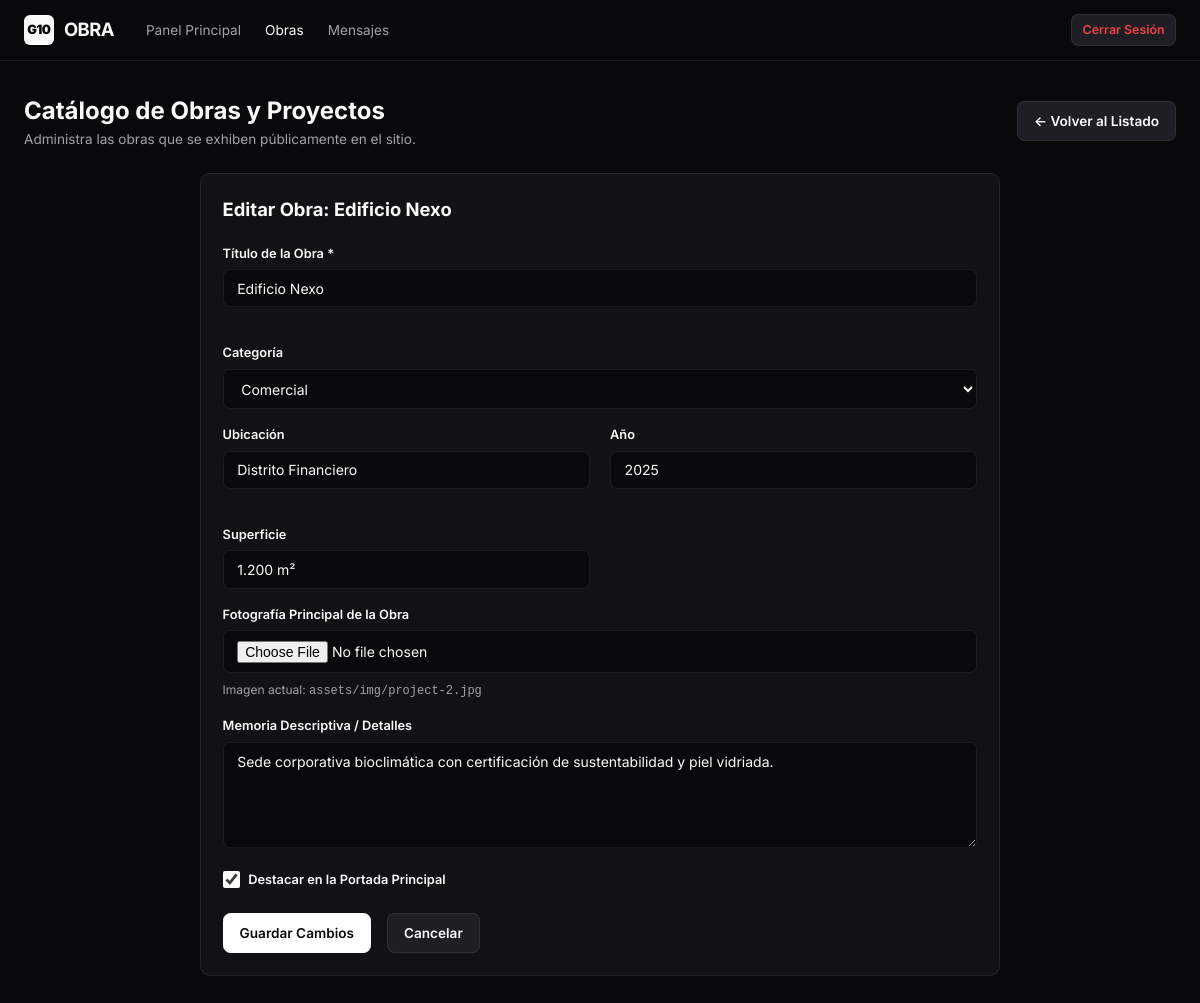
The page /admin/projects.php?action=edit&id=2 (signed in) on the database its author committed.
### tables this page shows
CREATE TABLE IF NOT EXISTS `projects` (
    `id` INT AUTO_INCREMENT PRIMARY KEY,
    `title` VARCHAR(255) NOT NULL,
    `slug` VARCHAR(255) NOT NULL UNIQUE,
    `category` VARCHAR(100) DEFAULT 'Residencial',
    `location` VARCHAR(200) NULL,
    `year` VARCHAR(10) NULL,
    `surface_area` VARCHAR(50) NULL,
    `description` TEXT NULL,
    `main_image` VARCHAR(255) NULL,
    `featured` TINYINT(1) DEFAULT 0,
    `status` ENUM('draft', 'published') DEFAULT 'published',
    `created_at` TIMESTAMP DEFAULT CURRENT_TIMESTAMP
);

### admin/projects.php (the view, shortened to what this page needs)
<?php
$db = Database::getConnection();
$action = $_GET['action'] ?? 'list';
$editProject = null;
if ($action === 'edit' && isset($_GET['id']) && $db) {
    $id = (int)$_GET['id'];
    $stmt = $db->prepare("SELECT * FROM projects WHERE id = ?");
    $stmt->execute([$id]);
    $editProject = $stmt->fetch();
}
if ($db) {
    try {
        $projects = $db->query("SELECT * FROM projects ORDER BY id DESC")->fetchAll();
    } catch (Exception $e) {}
}
?>
<!DOCTYPE html>
<html lang="es" class="dark">
<head>
    <link rel="stylesheet" href="../assets/css/style.css">
</head>
<body class="dark-theme">
    <header class="admin-nav">
        <div class="container admin-nav-inner">
            <div style="display: flex; align-items: center; gap: 2rem;">
                <a href="dashboard.php" class="brand">
                    <span class="brand-badge">G10</span>
                    <span>OBRA</span>
                </a>
                <ul class="admin-menu">
                    <li><a href="dashboard.php">Panel Principal</a></li>
                    <li><a href="projects.php" class="active">Obras</a></li>
                    <li><a href="messages.php">Mensajes</a></li>
                </ul>
            </div>
            <div>
                <a href="logout.php" class="btn btn-secondary btn-sm" style="color: #ef4444;">Cerrar Sesión</a>
            </div>
        </div>
    </header>
    <main class="container" style="padding-top: 2rem; padding-bottom: 3rem;">
        <div style="display: flex; justify-content: space-between; align-items: center; margin-bottom: 1.5rem;">
            <div>
                <h1 style="font-size: 1.5rem; font-weight: 700;">Catálogo de Obras y Proyectos</h1>
                <p style="font-size: 0.85rem; color: #a1a1aa;">Administra las obras que se exhiben públicamente en el sitio.</p>
            </div>
            <?php if ($action === 'list'): ?>
                <a href="projects.php?action=new" class="btn btn-primary">+ Nueva Obra</a>
            <?php else: ?>
                <a href="projects.php" class="btn btn-secondary">&larr; Volver al Listado</a>
            <?php endif; ?>
        </div>
        <?php if ($action === 'new' || $action === 'edit'): ?>
            <div class="card" style="max-width: 800px; margin: 0 auto;">
                <h2 style="font-size: 1.15rem; font-weight: 700; margin-bottom: 1.25rem;">
                    <?= $action === 'edit' ? 'Editar Obra: ' . htmlspecialchars($editProject['title']) : 'Registrar Nueva Obra' ?>
                </h2>
                <form method="POST" action="projects.php" enctype="multipart/form-data">
                    <div class="grid grid-cols-2">
                        <div class="form-group">
                            <label class="form-label">Título de la Obra *</label>
                            <input class="form-input" type="text" name="title" required value="<?= htmlspecialchars($editProject['title'] ?? '') ?>" placeholder="Ej: Residencia V&M">
                        </div>
                        <div class="form-group">
                            <label class="form-label">Categoría</label>
                            <select class="form-select" name="category">
                                <?php
                                $categories = ['Residencial', 'Comercial', 'Remodelación', 'Diseño de Interiores', 'Edificio'];
                                foreach ($categories as $cat) {
                                    $selected = ($editProject['category'] ?? '') === $cat ? 'selected' : '';
                                    echo "<option value='$cat' $selected>$cat</option>";
                                }
                                ?>
                            </select>
                        </div>
                    </div>
                    <div class="grid grid-cols-3">
                        <div class="form-group">
                            <label class="form-label">Ubicación</label>
                            <input class="form-input" type="text" name="location" value="<?= htmlspecialchars($editProject['location'] ?? '') ?>" placeholder="Ej: San Isidro, Bs As">
                        </div>
                        <div class="form-group">
                            <label class="form-label">Año</label>
                            <input class="form-input" type="text" name="year" value="<?= htmlspecialchars($editProject['year'] ?? date('Y')) ?>" placeholder="2026">
                        </div>
                        <div class="form-group">
                            <label class="form-label">Superficie</label>
                            <input class="form-input" type="text" name="surface_area" value="<?= htmlspecialchars($editProject['surface_area'] ?? '') ?>" placeholder="Ej: 350 m²">
                        </div>
                    </div>
                    <div class="form-group">
                        <label class="form-label">Fotografía Principal de la Obra</label>
                        <input class="form-input" type="file" name="image" accept="image/*">
                        <?php if (!empty($editProject['main_image'])): ?>
                            <div style="margin-top: 0.5rem; font-size: 0.75rem; color: #a1a1aa;">
                                Imagen actual: <code><?= htmlspecialchars($editProject['main_image']) ?></code>
                            </div>
                        <?php endif; ?>
                    </div>
                    <div class="form-group">
                        <label class="form-label">Memoria Descriptiva / Detalles</label>
                        <textarea class="form-textarea" name="description" rows="5" placeholder="Detalla el concepto arquitectónico, sistemas constructivos empleados, etc."><?= htmlspecialchars($editProject['description'] ?? '') ?></textarea>
                    </div>
                    <div class="form-group" style="display: flex; align-items: center; gap: 0.5rem;">
                        <input type="checkbox" id="featured" name="featured" value="1" <?= (!empty($editProject['featured'])) ? 'checked' : '' ?> style="accent-color: #fff; width: 1.1rem; height: 1.1rem;">
                        <label for="featured" class="form-label" style="margin-bottom: 0; cursor: pointer;">Destacar en la Portada Principal</label>
                    </div>
                    <div style="display: flex; gap: 1rem; margin-top: 1.5rem;">
                        <button type="submit" name="save_project" class="btn btn-primary">
                            <?= $action === 'edit' ? 'Guardar Cambios' : 'Publicar Obra' ?>
                        </button>
                        <a href="projects.php" class="btn btn-secondary">Cancelar</a>
                    </div>
                </form>
            </div>
        <?php endif; ?>
    </main>
</body>
</html>

### assets/css/style.css (style rules this page uses)
:root { --background: oklch(1 0 0); --foreground: oklch(0.145 0 0); --card: oklch(1 0 0); --card-foreground: oklch(0.145 0 0); --popover: oklch(1 0 0); --popover-foreground: oklch(0.145 0 0); --primary: oklch(0.205 0 0); --primary-foreground: oklch(0.985 0 0); --secondary: oklch(0.97 0 0); --secondary-foreground: oklch(0.205 0 0); --muted: oklch(0.97 0 0); --muted-foreground: oklch(0.556 0 0); --accent: oklch(0.97 0 0); --accent-foreground: oklch(0.205 0 0); --destructive: oklch(0.577 0.245 27.325); --border: oklch(0.922 0 0); --input: oklch(0.922 0 0); --ring: oklch(0.708 0 0); --chart-1: oklch(0.87 0 0); --chart-2: oklch(0.556 0 0); --chart-3: oklch(0.439 0 0); --chart-4: oklch(0.371 0 0); --chart-5: oklch(0.269 0 0); --radius: 0.625rem; --sidebar: oklch(0.985 0 0); --sidebar-foreground: oklch(0.145 0 0); --sidebar-primary: oklch(0.205 0 0); --sidebar-primary-foreground: oklch(0.985 0 0); --sidebar-accent: oklch(0.97 0 0); --sidebar-accent-foreground: oklch(0.205 0 0); --sidebar-border: oklch(0.922 0 0); --sidebar-ring: oklch(0.708 0 0); --font-sans: 'Inter', -apple-system, BlinkMacSystemFont, 'Segoe UI', Roboto, sans-serif; --transition: all 0.2s cubic-bezier(0.16, 1, 0.3, 1); --card-bg-subtle: #f4f4f5; --surface-hover: #e4e4e7; }
.dark, body.dark-theme, :root[data-theme="dark"] { --background: #09090b; --foreground: #fafafa; --card: #121215; --card-foreground: #fafafa; --popover: #121215; --popover-foreground: #fafafa; --primary: #ffffff; --primary-foreground: #09090b; --secondary: #1e1e24; --secondary-foreground: #fafafa; --muted: #1c1c21; --muted-foreground: #a1a1aa; --accent: #27272a; --accent-foreground: #fafafa; --destructive: #ef4444; --border: rgba(255, 255, 255, 0.08); --input: rgba(255, 255, 255, 0.12); --ring: #52525b; --chart-1: #e4e4e7; --chart-2: #a1a1aa; --chart-3: #71717a; --chart-4: #52525b; --chart-5: #3f3f46; --card-bg-subtle: #18181b; --surface-hover: #222228; }
html { background-color: var(--background); color: var(--foreground); }
*, *::before, *::after { box-sizing: border-box; margin: 0; padding: 0; }
body { font-family: var(--font-sans); font-size: 14.5px; line-height: 1.5; background-color: var(--background); color: var(--foreground); -webkit-font-smoothing: antialiased; min-height: 100vh; display: flex; flex-direction: column; }
a { color: inherit; text-decoration: none; transition: var(--transition); }
.container { width: 100%; max-width: 1280px; margin-left: auto; margin-right: auto; padding-left: 1.5rem; padding-right: 1.5rem; }
.brand { display: flex; align-items: center; gap: 0.65rem; font-weight: 700; font-size: 1.15rem; letter-spacing: -0.03em; }
.brand-badge { display: inline-flex; align-items: center; justify-content: center; width: 1.85rem; height: 1.85rem; background: var(--foreground); color: var(--background); border-radius: 6px; font-size: 0.8rem; font-weight: 900; }
.btn { display: inline-flex; align-items: center; justify-content: center; gap: 0.5rem; padding: 0.55rem 1rem; font-size: 0.85rem; font-weight: 600; border-radius: calc(var(--radius) * 0.75); cursor: pointer; border: 1px solid transparent; transition: var(--transition); font-family: inherit; white-space: nowrap; }
.btn-primary { background-color: var(--primary); color: var(--primary-foreground); border-color: var(--primary); }
.btn-secondary { background-color: var(--secondary); color: var(--foreground); border: 1px solid var(--border); }
.btn-sm { padding: 0.35rem 0.65rem; font-size: 0.775rem; }
.card { background: var(--card); color: var(--card-foreground); border: 1px solid var(--border); border-radius: var(--radius); padding: 1.35rem; position: relative; transition: border-color 0.2s ease; }
.form-group { margin-bottom: 1rem; }
.form-label { display: block; font-size: 0.8rem; font-weight: 600; margin-bottom: 0.4rem; color: var(--foreground); }
.form-input, .form-select, .form-textarea { width: 100%; padding: 0.6rem 0.85rem; background: #09090b; border: 1px solid var(--border); border-radius: calc(var(--radius) * 0.7); color: var(--foreground); font-family: inherit; font-size: 0.875rem; outline: none; transition: border-color 0.15s ease, box-shadow 0.15s ease; }
.form-input::placeholder, .form-textarea::placeholder { color: #52525b; }
.grid { display: grid; gap: 1.25rem; }
.grid-cols-3 { grid-template-columns: repeat(auto-fit, minmax(320px, 1fr)); }
.grid-cols-2 { grid-template-columns: repeat(auto-fit, minmax(380px, 1fr)); }

### rows shown on the page
projects: title "Edificio Nexo", location "Distrito Financiero", year "2025", surface_area "1.200 m²", main_image "assets/img/project-2.jpg", description "Sede corporativa bioclimática con certificación de sustentabilidad y piel vidriada.", featured "☑"

### other values the page prints
form field category "Comercial"
